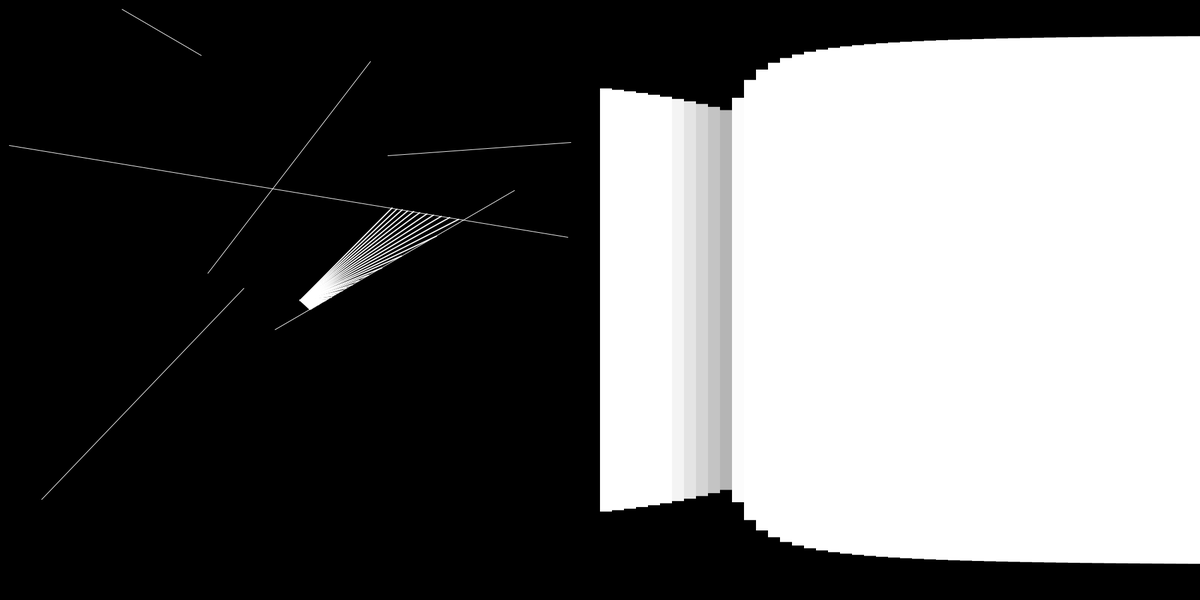
Frame 1 (no input)
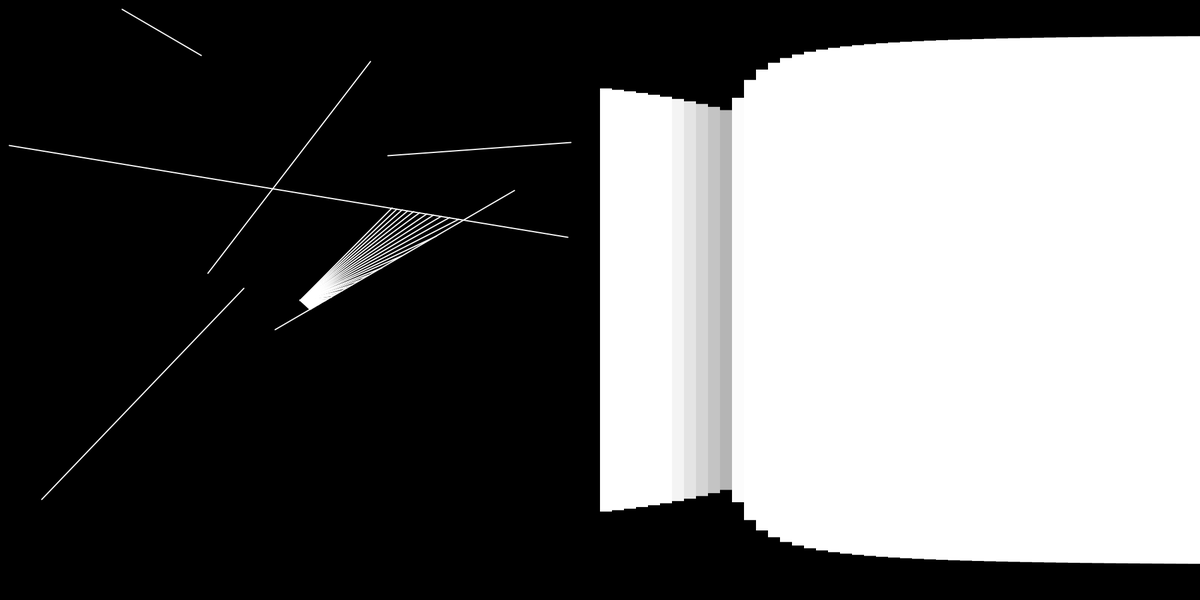
Frame 60 (the mouse pressed at the canvas centre just before this capture)
Frame 120 (the mouse held since frame 60 and released just before this capture): identical to frame 60, image omitted

The Processing sketch that drew these frames (run headless with seeded random() and noise(); from frame 60 on, the mouse is pressed at the canvas centre):

// Processing sketch: Main
// ── Main.pde
ArrayList<Wall> borderList = new ArrayList<Wall>(4);
int walls = 6;
ArrayList<Wall> wallList = new ArrayList<Wall>();

Player player1, player2;

float rad = 0;

void setup(){
    size(2000, 1000);

    player1 = new Player(new PVector(width/4, height/2), 50, 90);

    for (int i = 0; i < walls; i++){
        wallList.add(new Wall(random(width/2), random(height), random(width/2), random(height)));
    }

    borderList.add(new Wall(0, 0, width/2, 0));
    borderList.add(new Wall(0, 0, 0, height));
    borderList.add(new Wall(width/2, 0, width/2, height));
    borderList.add(new Wall(0, height, width/2, height));
}

void draw() {
    background(0);

    for (Wall wall : wallList) {
        wall.draw();
    }
    player1.cast(wallList, borderList);

    rad += 0.1;
}

void keyPressed(){
    switch (key) {
        case 'w':
            player1.move(0, -1);
            break;
        case 's':
            player1.move(0, 1);
            break;
        case 'a':
            player1.move(-1, 0);
            break;
        case 'd':
            player1.move(1, 0);
            break;
        case 'q':
            player1.turn(-1);
            break;  
        case 'e':
            player1.turn(1);
            break;
    }
    switch (keyCode){
        case UP:
            player1.changeResolution(1);
            break;
        case DOWN:  
            player1.changeResolution(-1); 
            break;
    }
}
// ── Components.pde
class Ray {
    public PVector pos;

    public float rad;
    public PVector dir;

    public Ray(PVector pos, float rad) {
        this.pos = pos;
        this.rad = rad;
        setDir();
    }

    private void setDir() {
        this.dir = new PVector(cos(rad), sin(rad));
    }

    public void setAngle(float rad) {
        this.rad = rad;
        setDir();
    }

    public void turn(float rad) {
        this.rad += rad;
        setDir();
    }

    public PVector cast(Wall w) {
        final float x1 = w.p1.x;
        final float y1 = w.p1.y;
        final float x2 = w.p2.x;
        final float y2 = w.p2.y;

        final float x3 = pos.x;
        final float y3 = pos.y;
        final float x4 = pos.x + dir.x;
        final float y4 = pos.y + dir.y;

        final float den = (x1 - x2)*(y3 - y4) - (y1 - y2)*(x3 - x4);
        if ( den == 0 ) {
            return null;
        }

        final float t = ((x1 - x3)*(y3 - y4) - (y1 - y3)*(x3 - x4)) / den;
        final float u = -((x1 - x2)*(y1 - y3) - (y1 - y2)*(x1 - x3)) / den;

        if ( 0 < t && t < 1 && 0 < u ) {
            return new PVector(x1 + t * (x2 - x1), y1 + t * (y2 - y1));
        }
        return null;
    }

    public PVector cast(ArrayList<Wall> walls) {
        PVector point = null;
        float distMin = Float.MAX_VALUE;

        for (Wall w : walls) {
            PVector p = cast(w);
            if (p != null) {
                float dist = PVector.dist(pos, p);
                if ( dist < distMin ){
                    distMin = dist;
                    point = p;
                }
            }
        }
        return point;
    }

    public void draw() {
        stroke(255);
        line(pos.x, pos.y, pos.x + dir.x * 10, pos.y + dir.y * 10);
    }
}

class Wall {
    public PVector p1;
    public PVector p2;

    public Wall(float x1, float y1, float x2, float y2) {
        this.p1 = new PVector(x1, y1);
        this.p2 = new PVector(x2, y2);
    }

    public void draw() {
        stroke(255);
        line(p1.x, p1.y, p2.x, p2.y);
    }
}
// ── Player.pde
class Player {
    public PVector pos;

    public int speed = 5;
    public int turnSpeed = 2;

    public int fov;
    public int rays;
    public ArrayList<Ray> rayList;

    public Player(PVector pos, int rays, int fov) {
        this.pos = pos;
        this.rayList = new ArrayList<Ray>(rays);
        this.fov = fov;
        this.rays = rays;

        float angle = (float) (radians(fov) / rays);
        for (int i = -rays/2; i < rays/2; i++) {
            this.rayList.add(new Ray(pos, i * angle));
        }
    }

    public void move(int x, int y) {
        pos.set(pos.x + speed * x, pos.y + speed * y);
    }

    public void turn(int dir) {
        for (Ray ray : rayList) {
            ray.turn(radians(dir * turnSpeed));
        }
    }

    public void changeResolution(int count) {
        if ( count > 0 ) {
            float angle = (float) (radians(fov) / (rays + count));
            float phi = (float) rayList.get(0).rad;
            for (int i = 0 ; i < rays ; i++) {
                this.rayList.get(i).setAngle(i * angle + phi);
            }
            for (int i = 0; i < count; i++) {
                this.rayList.add(new Ray(pos, (rays + i) * angle + phi));
            }
            rays += count;
        }
        else {
            float phi = (float) rayList.get(0).rad;
            for (int i = 0; i < -count; i++) {
                this.rayList.remove(0);
            }
            rays -= count;
            rays = (rays < 0 ) ? 0 : rays;
            float angle = (float) (radians(fov) / rays);
            for (int i = 0 ; i < rays ; i++) {
                this.rayList.get(i).setAngle(i * angle + phi);
            }

        }
    }

    public void cast(ArrayList<Wall> walls, ArrayList<Wall> border){
        for (int i = 0; i < rays; i++) {
            PVector point = rayList.get(i).cast(walls);
            if (point != null) {
                drawToWall(point);
                render(i, point);
                continue;
            }
            point = rayList.get(i).cast(border);
            if (point != null) {
                drawToBorder(point);
                render(i, point);
            }
        }
    }

    public void drawToWall(PVector point){
        stroke(255);
        strokeWeight(2);
        line(pos.x, pos.y, point.x, point.y);
    }

    public void drawToBorder(PVector point){
        stroke(100);
        strokeWeight(1);
        line(pos.x, pos.y, point.x, point.y);
    }

    public void render(int rayNr, PVector point) {
        float dist = dist(pos.x, pos.y, point.x, point.y);
        float sideH = (1 - dist/height) * ( height - 100);
        System.out.println(sideH);
        
        float sideW = (width/2)/rays;

        float x = (width/2) + rayNr * sideW;
        float y = (height - sideH)/2;

        fill(255 * (1/pow(dist/height * 4, 2)));
        noStroke();
        rect(x, y, sideW, sideH);
    }
}
